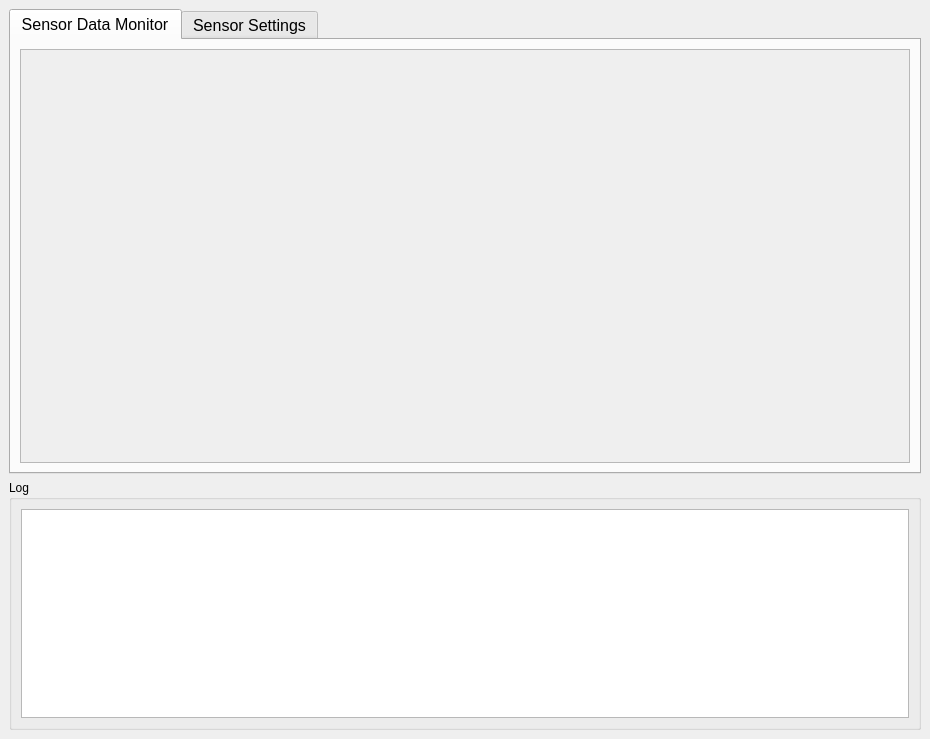
<?xml version="1.0" encoding="UTF-8"?>
<ui version="4.0">
 <class>MainWindow</class>
 <widget class="QMainWindow" name="MainWindow">
  <property name="geometry">
   <rect>
    <x>0</x>
    <y>0</y>
    <width>930</width>
    <height>739</height>
   </rect>
  </property>
  <property name="windowTitle">
   <string>MainWindow</string>
  </property>
  <widget class="QWidget" name="centralwidget">
   <layout class="QGridLayout" name="gridLayout_2">
    <item row="0" column="0">
     <widget class="QTabWidget" name="tabWidget">
      <property name="font">
       <font>
        <pointsize>12</pointsize>
       </font>
      </property>
      <property name="currentIndex">
       <number>0</number>
      </property>
      <widget class="QWidget" name="tab">
       <attribute name="title">
        <string>Sensor Data Monitor</string>
       </attribute>
       <layout class="QGridLayout" name="gridLayout_4">
        <item row="0" column="0">
         <widget class="QScrollArea" name="scrollArea">
          <property name="widgetResizable">
           <bool>true</bool>
          </property>
          <widget class="QWidget" name="scrollAreaWidgetContents">
           <property name="geometry">
            <rect>
             <x>0</x>
             <y>0</y>
             <width>886</width>
             <height>416</height>
            </rect>
           </property>
           <layout class="QGridLayout" name="gridLayout_8">
            <item row="0" column="0">
             <layout class="QGridLayout" name="sensorgridLayout"/>
            </item>
           </layout>
          </widget>
         </widget>
        </item>
       </layout>
      </widget>
      <widget class="QWidget" name="tab_2">
       <attribute name="title">
        <string>Sensor Settings</string>
       </attribute>
       <layout class="QGridLayout" name="gridLayout_6">
        <item row="0" column="0">
         <widget class="QScrollArea" name="scrollArea_2">
          <property name="widgetResizable">
           <bool>true</bool>
          </property>
          <widget class="QWidget" name="scrollAreaWidgetContents_2">
           <property name="geometry">
            <rect>
             <x>0</x>
             <y>0</y>
             <width>886</width>
             <height>420</height>
            </rect>
           </property>
           <layout class="QGridLayout" name="gridLayout_7">
            <item row="0" column="0">
             <layout class="QGridLayout" name="sensorsetupgridLayout"/>
            </item>
           </layout>
          </widget>
         </widget>
        </item>
       </layout>
      </widget>
     </widget>
    </item>
    <item row="1" column="0">
     <widget class="QGroupBox" name="groupBox">
      <property name="minimumSize">
       <size>
        <width>0</width>
        <height>250</height>
       </size>
      </property>
      <property name="maximumSize">
       <size>
        <width>16777215</width>
        <height>250</height>
       </size>
      </property>
      <property name="title">
       <string>Log</string>
      </property>
      <layout class="QGridLayout" name="gridLayout">
       <item row="0" column="0">
        <widget class="QTextBrowser" name="textBrowser"/>
       </item>
      </layout>
     </widget>
    </item>
   </layout>
  </widget>
 </widget>
 <resources/>
 <connections/>
</ui>
